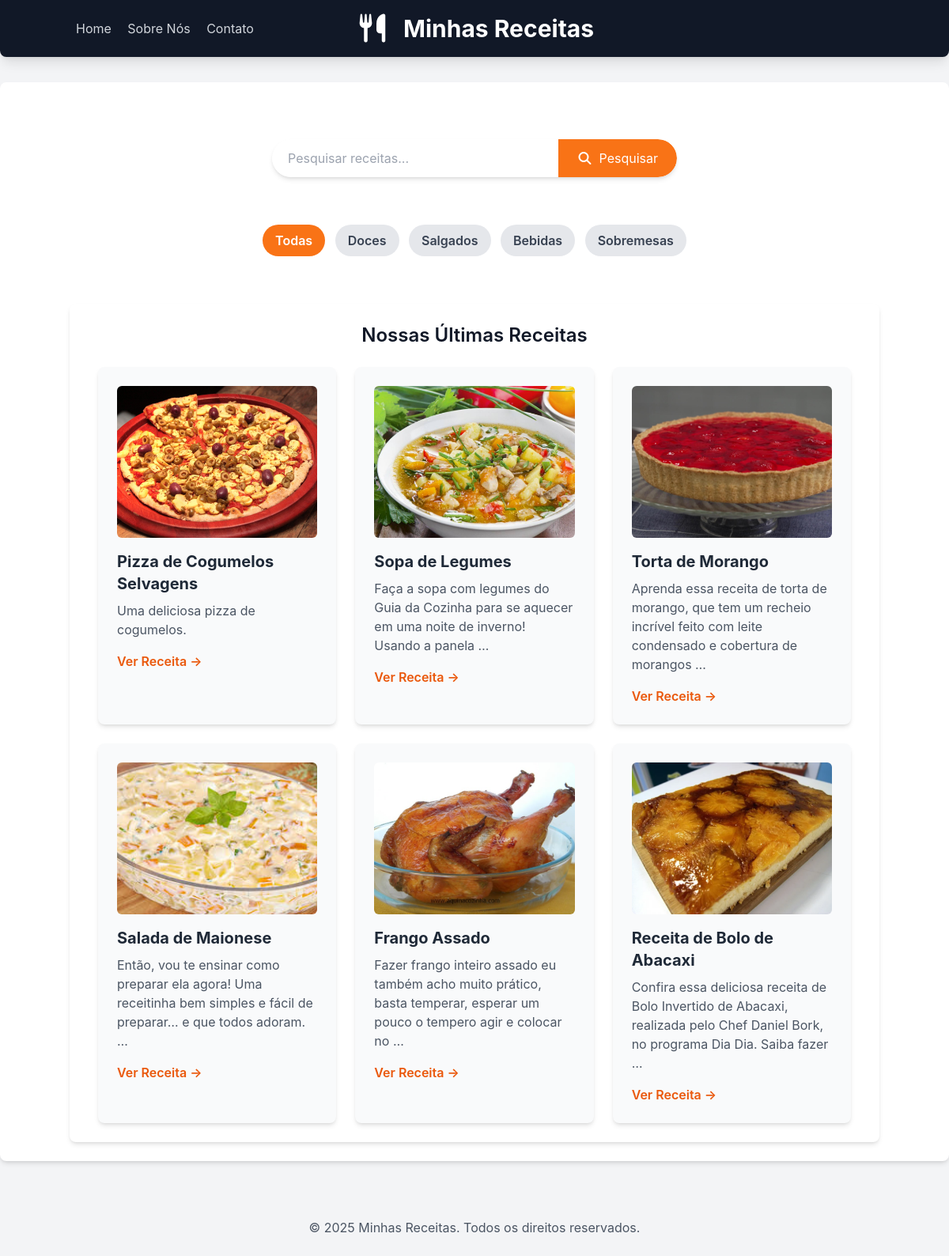
The app's page /, older data.
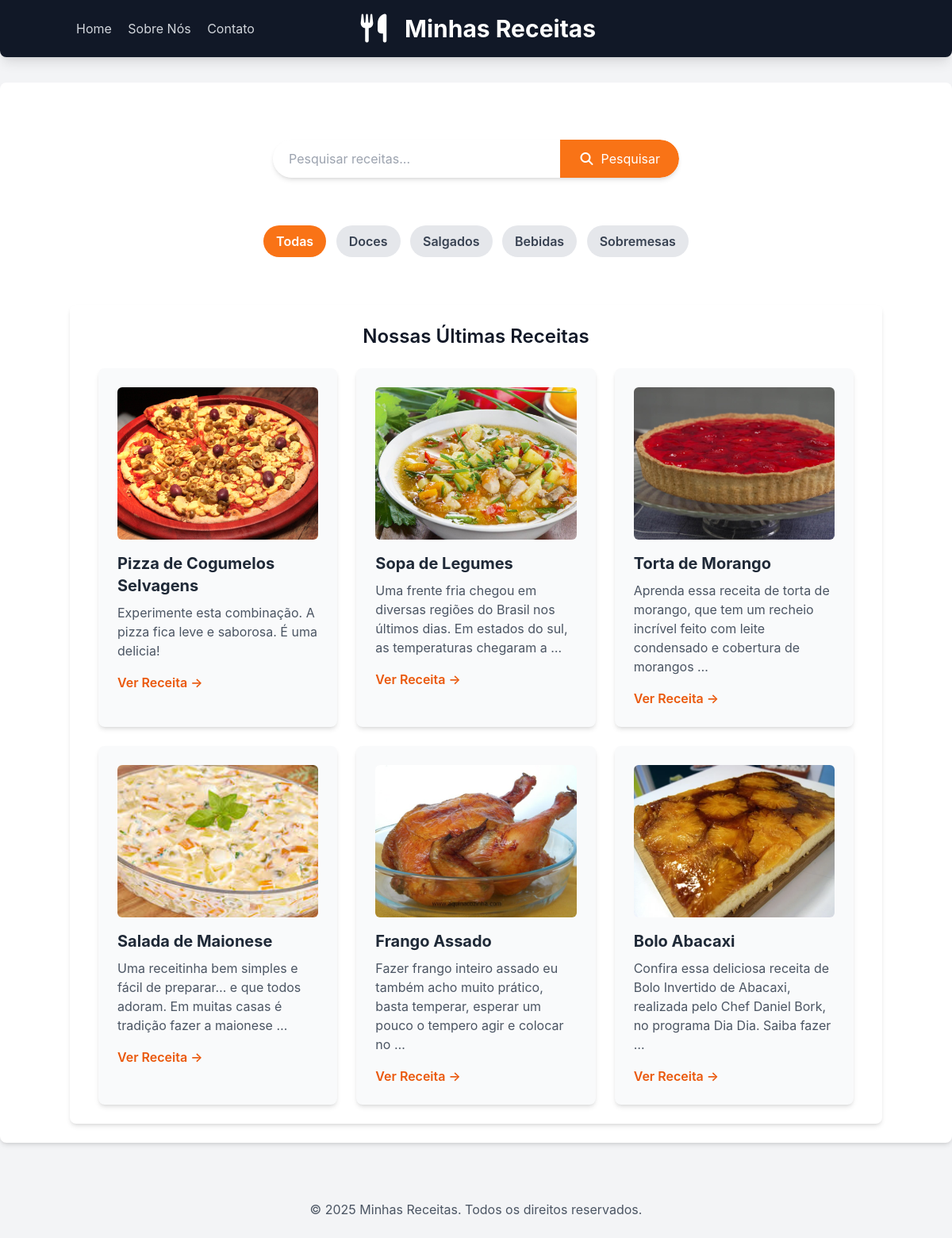
The same page, newer data.
### receitas/models.py (models this page shows, shortened)
class Receita(models.Model):
    CATEGORIAS = [
        ('doces', 'Doces'),
        ('salgados', 'Salgados'),
        ('bebidas', 'Bebidas'),
        ('sobremesas', 'Sobremesas'),
    ]
    title = models.CharField(max_length=200)
    description = models.TextField()
    ingredients = models.TextField()
    instructions = models.TextField()
    categoria = models.CharField(max_length=20, choices=CATEGORIAS, default='salgados')
    image = models.ImageField(upload_to="receitas/img", blank=True, null=True)
    created_at = models.DateTimeField(auto_now_add=True)
    updated_at = models.DateTimeField(auto_now=True)
    class Meta:
        verbose_name = "Receita"
        verbose_name_plural = "Receitas"
        ordering = ["-created_at"]

### receitas/views.py (the view)
# urls.py: 2. Add a URL to urlpatterns:  path('', views.home, name='home')
def home(request):
    categoria_query = request.GET.get("category")
    receitas = Receita.objects.all().order_by("-created_at")
    if categoria_query:
        receitas = receitas.filter(categoria=categoria_query)
    categorias = Receita.CATEGORIAS
    context = {
        "receitas": receitas,
        "categorias": categorias,
        "categoria_selecionada": categoria_query  # Adicione esta linha
    }
    return render(request, "receitas/home.html", context)

### receitas/templates/receitas/home.html (shortened to what this page needs)
{% extends 'base.html' %}
{% load static %}
{% block content %}
<section class="container mx-auto mt-8 p-4 flex justify-center">
    <form method="get" action="{% url 'pesquisar_receitas' %}"
        class="w-full max-w-lg flex bg-white rounded-full shadow-md overflow-hidden">
        <input type="text" placeholder="Pesquisar receitas..." name="q" value="{{ request.GET.q }}"
            class="flex-grow p-3 text-gray-700 focus:outline-none focus:ring-2 focus:ring-orange-500 rounded-l-full pl-5">
        <button type="submit" class="bg-orange-500 hover:bg-orange-600 text-white p-3 px-6
rounded-r-full transition duration-300 ease-in-out flex items-center justify-center">
            <i class="fas fa-search mr-2"></i> Pesquisar
        </button>
    </form>
</section>
<div class="container mx-auto p-6 mt-4 text-center">
    <a href="{% url 'home' %}" class="inline-block px-4 py-2 m-1 rounded-full font-semibold
        {% if not categoria_selecionada %}bg-orange-500 text-white{% else %}bg-gray-200 text-gray-700 hover:bg-orange-400 hover:text-white{% endif %}">
        Todas
    </a>
    {% for valor, nome in categorias %}
    <a href="?category={{ valor }}" class="inline-block px-4 py-2 m-1 rounded-full font-semibold
        {% if categoria_selecionada == valor %}bg-orange-500 text-white{% else %}bg-gray-200 text-gray-700 hover:bg-orange-400 hover:text-white{% endif %}">
        {{ nome }}
    </a>
    {% endfor %}
</div>
<div class="container mx-auto p-6 mt-8 bg-white rounded-lg shadow-md">
    <h2 class="text-2xl font-semibold mb-6 text-center">Nossas Últimas Receitas</h2>
    <div class="flex flex-wrap justify-center gap-6">
        {% for receita in receitas %}
        <div class="w-full sm:w-[calc(50%-1.5rem)] lg:w-[calc(33.333%-1.5rem)] bg-gray-50 p-6 rounded-lg shadow-md hover:shadow-lg transition-shadow duration-300 ease-in-out">
            {% if receita.image %}
            <img src="{{ receita.image.url }}" alt="{{ receita.title }}"
                class="w-full h-48 object-cover rounded-md mb-4">
            {% endif %}
            <h3 class="text-xl font-bold mb-2 text-gray-800">{{ receita.title }}</h3>
            <p class="text-gray-600 mb-4">{{ receita.description|truncatewords:20 }}</p>
            <a href="{% url 'receita_detail' id=receita.id %}"
                class="text-orange-600 hover:text-orange-800 font-semibold">Ver Receita &rarr;</a>
        </div>
        {% empty %}
        <p class="text-center text-gray-500">Nenhuma receita encontrada nesta categoria.</p>
        {% endfor %}
    </div>
</div>
{% endblock %}

### receitas/templates/base.html (shortened to what this page needs)
{% load static %}
<!DOCTYPE html>
<html lang="pt-br">
<head>
    <script src="https://cdn.tailwindcss.com"></script>
    <link rel="stylesheet" href=https://cdnjs.cloudflare.com/ajax/libs/font-awesome/7.0.0/css/all.min.css />
</head>
<body class="bg-gray-100 text-gray-900">
    <header class="bg-gray-900 text-white p-6 shadow-lg rounded-b-lg">
        <div class="container mx-auto relative flex items-center justify-between">
            <div class="absolute inset-0 flex items-center justify-center">
                <div class="flex items-center">
                    <div class="text-4xl mr-4">
                        <i class="fas fa-utensils"></i>
                    </div>
                    <h1 class="text-3xl font-bold">Minhas Receitas</h1>
                </div>
            </div>
            <nav class="relative z-10">
                <a href="{% url 'home' %}" class="text-gray-300 hover:text-white mx-2">Home</a>
                <a href="{% url 'sobre' %}" class="text-gray-300 hover:text-white mx-2">Sobre Nós</a>
                <a href="{% url 'contato' %}" class="text-gray-300 hover:text-white mx-2">Contato</a>
            </nav>
        </div>
    </header>
    <main class="conteiner mx-auto p-6 mt-8 bg-white rounded-lg shadow-md">
        {% block content %}{% endblock %}
    </main>
    <footer class="mt-12 p-6 text-center text-gray-600">
        &copy; 2025 Minhas Receitas. Todos os direitos reservados.
    </footer>
</body>
</html>

### receitas/templates/base.html (style rules this page uses)
body { font-family: 'Inter', sans-serif; }

Row changes from the older to the newer data that the page shows:
changed Receita "Pizza de Cogumelos Selvagens": description "Uma deliciosa pizza de cogumelos." → "Experimente esta combinação. A pizza fica leve e saborosa. É uma delicia!"
changed Receita "Sopa de Legumes": description "Faça a sopa com legumes do Guia da Cozinha para se aquecer em uma noite de inverno! Usando a panela …" → "Uma frente fria chegou em diversas regiões do Brasil nos últimos dias. Em estados do sul, as temperaturas chegaram a …"
changed Receita "Salada de Maionese": description "Então, vou te ensinar como preparar ela agora! Uma receitinha bem simples e fácil de preparar… e que todos adoram. …" → "Uma receitinha bem simples e fácil de preparar… e que todos adoram. Em muitas casas é tradição fazer a maionese …"
changed Receita: title "Receita de Bolo de Abacaxi" → "Bolo Abacaxi"
